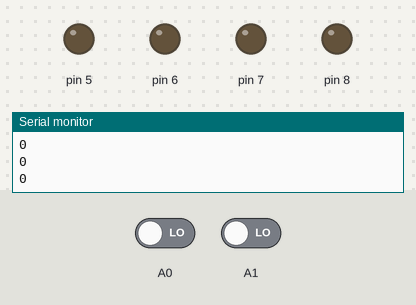
Simulated run of this sketch. Board: Arduino Uno, built with avr-gcc and run on an emulated ATmega328P. Parts: output pins drawn as LEDs (lit = HIGH), the last lines printed to the serial monitor. The inputs (shaded band) are chosen by the test bench; at power-on: A0 LOW, A1 LOW.

Above: at 1.2 s.
1.3 s: A0 driven HIGH
At 1.9 s:
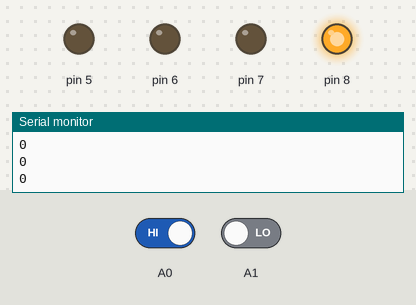
2.8 s: A1 driven HIGH
At 3.1 s:
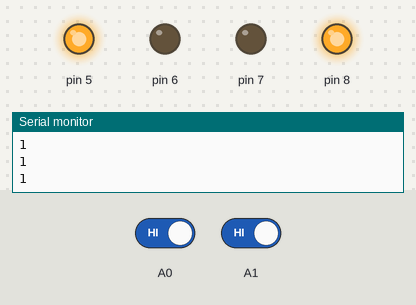
4.3 s: A0 driven LOW
At 5.3 s:
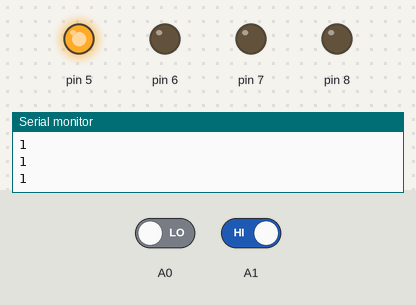
5.8 s: A1 driven LOW
At 6.4 s:
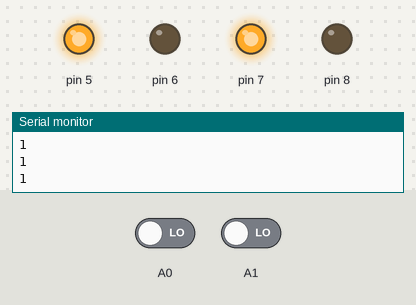
Timing chart, 0 to 8.3 s (numbered marks = the images above; inputs shaded):
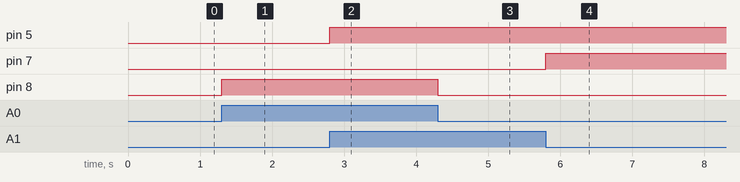

Measured:
- after the input at 1.3 s, pin 8: LOW → HIGH at once
- after the input at 2.8 s, pin 5: LOW → HIGH at once
- after the input at 4.3 s, pin 8: HIGH → LOW at once
- after the input at 5.8 s, pin 7: LOW → HIGH at once

The sketch:

Bronze_update_2.ino
```cpp
void setup() {
  pinMode(5, OUTPUT);
  pinMode(6, OUTPUT);
  pinMode(7, OUTPUT);
  pinMode(8, OUTPUT);
  pinMode(A0, INPUT);
  pinMode(A1, INPUT);
  Serial.begin(9600);
}
int count = 0;
int flag = 0;


void forward(){
  digitalWrite(5, HIGH);
  digitalWrite(8, HIGH);
  digitalWrite(6, LOW);
  digitalWrite(7, LOW);
}

  void backward(){
  digitalWrite(5, LOW);
  digitalWrite(8, LOW);
  digitalWrite(6, HIGH);
  digitalWrite(7, HIGH);
  }

   void left(){
  digitalWrite(5, HIGH);
  digitalWrite(8, LOW);
  digitalWrite(6, LOW);
  digitalWrite(7, LOW);
  }

     void right(){
  digitalWrite(5, LOW);
  digitalWrite(8, HIGH);
  digitalWrite(6, LOW);
  digitalWrite(7, LOW);
  }

     void stop(){
  digitalWrite(5, LOW);
  digitalWrite(8, LOW);
  digitalWrite(6, LOW);
  digitalWrite(7, LOW);
  }

   void clockwise(){
  digitalWrite(5, LOW);
  digitalWrite(8, HIGH);
  digitalWrite(6, HIGH);
  digitalWrite(7, LOW);
  }

   void anticlockwise(){
    digitalWrite(5, HIGH);
    digitalWrite(8, LOW);
    digitalWrite(6, LOW);
    digitalWrite(7, HIGH);
}

void loop() {
  int l = digitalRead(A0);
  int r = digitalRead(A1);
  if(l == 1 && r == 1){
    if(flag == 1){
      count++;
      flag = 0;
    }
    forward();
  }
  else if(l == 1 && r == 0){
    right();
  }
  else if(l == 0 && r == 1){
    left();
  }
  else {
    flag = 1;
    if(count == 1){
      anticlockwise();
      delay(1100);
    }
    if(count == 3){
      stop();
      delay(1000000000);
    }
   }
   Serial.println(count);
}
```
